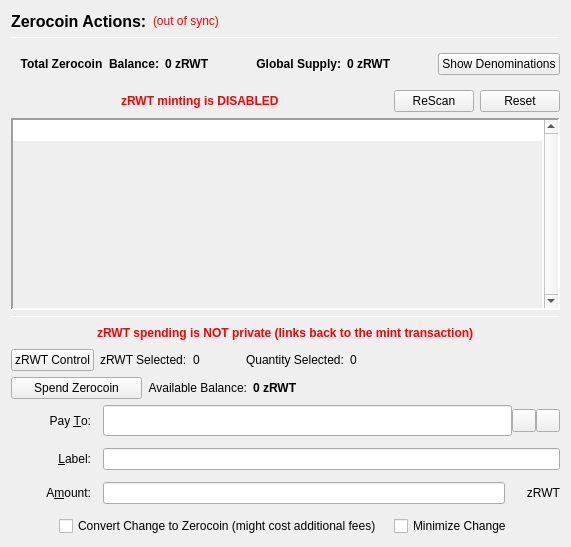
                  <widget class="QFrame" name="verticalFrameLeft">
                   <layout class="QVBoxLayout" name="verticalLayout_2">
                    <item>
                     <layout class="QVBoxLayout" name="verticalLayout_3">
                      <item>
                       <layout class="QHBoxLayout" name="horizontalLayout_3">
                        <item>
                         <widget class="QLabel" name="labelzRWTActions">
                          <property name="font">
                           <font>
                            <pointsize>12</pointsize>
                            <weight>75</weight>
                            <bold>true</bold>
                           </font>
                          </property>
                          <property name="text">
                           <string>Zerocoin Actions:</string>
                          </property>
                          <property name="alignment">
                           <set>Qt::AlignLeading|Qt::AlignLeft|Qt::AlignVCenter</set>
                          </property>
                         </widget>
                        </item>
                        <item>
                         <widget class="QLabel" name="labelzRWTSyncStatus">
                          <property name="toolTip">
                           <string>The displayed information may be out of date. Your wallet automatically synchronizes with the RWTaler network after a connection is established, but this process has not completed yet.</string>
                          </property>
                          <property name="styleSheet">
                           <string notr="true">QLabel { color: red; }</string>
                          </property>
                          <property name="text">
                           <string notr="true">(out of sync)</string>
                          </property>
                          <property name="alignment">
                           <set>Qt::AlignLeading|Qt::AlignLeft|Qt::AlignVCenter</set>
                          </property>
                         </widget>
                        </item>
                        <item>
                         <spacer name="horizontalSpacer">
                          <property name="orientation">
                           <enum>Qt::Horizontal</enum>
                          </property>
                          <property name="sizeHint" stdset="0">
                           <size>
                            <width>40</width>
                            <height>20</height>
                           </size>
                          </property>
                         </spacer>
                        </item>
                       </layout>
                      </item>
                      <item>
                       <widget class="Line" name="lineUpperLeft">
                        <property name="minimumSize">
                         <size>
                          <width>0</width>
                          <height>1</height>
                         </size>
                        </property>
                        <property name="maximumSize">
                         <size>
                          <width>16777215</width>
                          <height>1</height>
                         </size>
                        </property>
                        <property name="frameShadow">
                         <enum>QFrame::Sunken</enum>
                        </property>
                        <property name="orientation">
                         <enum>Qt::Horizontal</enum>
                        </property>
                       </widget>
                      </item>
                      <item>
                       <widget class="QFrame" name="balanceSupplyFrame">
                        <layout class="QHBoxLayout" name="horizontalLayout_2" stretch="0,0,0,1,0">
                         <property name="rightMargin">
                          <number>0</number>
                         </property>
                         <item>
                          <layout class="QHBoxLayout" name="horizontalLayout_34">
                           <item>
                            <widget class="QLabel" name="labelzAvailableText_3">
                             <property name="font">
                              <font>
                               <weight>75</weight>
                               <bold>true</bold>
                              </font>
                             </property>
                             <property name="toolTip">
                              <string>Total Balance including unconfirmed and immature zRWT</string>
                             </property>
                             <property name="text">
                              <string>Total Zerocoin  Balance:</string>
                             </property>
                             <property name="alignment">
                              <set>Qt::AlignRight|Qt::AlignTrailing|Qt::AlignVCenter</set>
                             </property>
                            </widget>
                           </item>
                           <item>
                            <widget class="QLabel" name="labelzAvailableAmount_4">
                             <property name="minimumSize">
                              <size>
                               <width>40</width>
                               <height>0</height>
                              </size>
                             </property>
                             <property name="font">
                              <font>
                               <weight>75</weight>
                               <bold>true</bold>
                              </font>
                             </property>
                             <property name="toolTip">
                              <string>Total Balance including unconfirmed and immature zRWT</string>
                             </property>
                             <property name="text">
                              <string>0 zRWT</string>
                             </property>
                             <property name="alignment">
                              <set>Qt::AlignLeading|Qt::AlignLeft|Qt::AlignVCenter</set>
                             </property>
                            </widget>
                           </item>
                          </layout>
                         </item>
                         <item>
                          <spacer name="horizontalSpacer_32">
                           <property name="orientation">
                            <enum>Qt::Horizontal</enum>
                           </property>
                           <property name="sizeHint" stdset="0">
                            <size>
                             <width>40</width>
                             <height>20</height>
                            </size>
                           </property>
                          </spacer>
                         </item>
                         <item>
                          <layout class="QHBoxLayout" name="horizontalLayout_35">
                           <item>
                            <widget class="QLabel" name="labelZsupplyText_2">
                             <property name="font">
                              <font>
                               <weight>75</weight>
                               <bold>true</bold>
                              </font>
                             </property>
                             <property name="text">
                              <string>Global Supply:</string>
                             </property>
                             <property name="alignment">
                              <set>Qt::AlignRight|Qt::AlignTrailing|Qt::AlignVCenter</set>
                             </property>
                            </widget>
                           </item>
                           <item>
                            <widget class="QLabel" name="labelZsupplyAmount_2">
                             <property name="font">
                              <font>
                               <weight>75</weight>
                               <bold>true</bold>
                              </font>
                             </property>
                             <property name="text">
                              <string>0 zRWT</string>
                             </property>
                            </widget>
                           </item>
                          </layout>
                         </item>
                         <item>
                          <spacer name="horizontalSpacer_31">
                           <property name="orientation">
                            <enum>Qt::Horizontal</enum>
                           </property>
                           <property name="sizeHint" stdset="0">
                            <size>
                             <width>40</width>
                             <height>20</height>
                            </size>
                           </property>
                          </spacer>
                         </item>
                         <item>
                          <widget class="QPushButton" name="pushButtonShowDenoms">
                           <property name="toolTip">
                            <string>Show zRWT denominations list</string>
                           </property>
                           <property name="text">
                            <string>Show Denominations</string>
                           </property>
                          </widget>
                         </item>
                        </layout>
                       </widget>
                      </item>
                      <item>
                       <layout class="QHBoxLayout" name="horizontalLayout_4">
                        <item>
                         <spacer name="horizontalSpacer_2">
                          <property name="orientation">
                           <enum>Qt::Horizontal</enum>
                          </property>
                          <property name="sizeHint" stdset="0">
                           <size>
                            <width>40</width>
                            <height>20</height>
                           </size>
                          </property>
                         </spacer>
                        </item>
                        <item>
                         <widget class="QLabel" name="label">
                          <property name="styleSheet">
                           <string notr="true">color: red;
font-weight: bold;</string>
                          </property>
                          <property name="text">
                           <string>zRWT minting is DISABLED</string>
                          </property>
                         </widget>
                        </item>
                        <item>
                         <spacer name="horizontalSpacer_3">
                          <property name="orientation">
                           <enum>Qt::Horizontal</enum>
                          </property>
                          <property name="sizeHint" stdset="0">
                           <size>
                            <width>40</width>
                            <height>20</height>
                           </size>
                          </property>
                         </spacer>
                        </item>
                        <item>
                         <widget class="QPushButton" name="pushButtonMintReset">
                          <property name="maximumSize">
                           <size>
                            <width>80</width>
                            <height>16777215</height>
                           </size>
                          </property>
                          <property name="toolTip">
                           <string>Rescan the complete blockchain for  Zerocoin mints and their meta-data.</string>
                          </property>
                          <property name="text">
                           <string>ReScan</string>
                          </property>
                         </widget>
                        </item>
                        <item>
                         <widget class="QPushButton" name="pushButtonSpentReset">
                          <property name="maximumSize">
                           <size>
                            <width>80</width>
                            <height>16777215</height>
                           </size>
                          </property>
                          <property name="toolTip">
                           <string>Reset Zerocoin Wallet DB. Deletes transactions that did not make it into the blockchain.</string>
                          </property>
                          <property name="text">
                           <string>Reset</string>
                          </property>
                         </widget>
                        </item>
                       </layout>
                      </item>
                      <item>
                       <widget class="QPlainTextEdit" name="TEMintStatus">
                        <property name="font">
                         <font>
                          <pointsize>8</pointsize>
                         </font>
                        </property>
                        <property name="toolTip">
                         <string>Status and/or Mesages from the last Mint Action.</string>
                        </property>
                        <property name="frameShape">
                         <enum>QFrame::Panel</enum>
                        </property>
                        <property name="frameShadow">
                         <enum>QFrame::Sunken</enum>
                        </property>
                        <property name="lineWidth">
                         <number>2</number>
                        </property>
                        <property name="midLineWidth">
                         <number>2</number>
                        </property>
                        <property name="verticalScrollBarPolicy">
                         <enum>Qt::ScrollBarAlwaysOn</enum>
                        </property>
                        <property name="horizontalScrollBarPolicy">
                         <enum>Qt::ScrollBarAlwaysOff</enum>
                        </property>
                        <property name="readOnly">
                         <bool>true</bool>
                        </property>
                        <property name="plainText">
                         <string notr="true"/>
                        </property>
                        <property name="backgroundVisible">
                         <bool>true</bool>
                        </property>
                       </widget>
                      </item>
                      <item>
                       <widget class="Line" name="line">
                        <property name="minimumSize">
                         <size>
                          <width>0</width>
                          <height>1</height>
                         </size>
                        </property>
                        <property name="maximumSize">
                         <size>
                          <width>16777215</width>
                          <height>1</height>
                         </size>
                        </property>
                        <property name="orientation">
                         <enum>Qt::Horizontal</enum>
                        </property>
                       </widget>
                      </item>
                      <item>
                       <layout class="QHBoxLayout" name="horizontalLayout_7">
                        <item>
                         <spacer name="horizontalSpacer_18">
                          <property name="orientation">
                           <enum>Qt::Horizontal</enum>
                          </property>
                          <property name="sizeHint" stdset="0">
                           <size>
                            <width>40</width>
                            <height>20</height>
                           </size>
                          </property>
                         </spacer>
                        </item>
                        <item>
                         <widget class="QLabel" name="label_2">
                          <property name="styleSheet">
                           <string notr="true">color: red;
font-weight: bold;</string>
                          </property>
                          <property name="text">
                           <string>zRWT spending is NOT private (links back to the mint transaction)</string>
                          </property>
                         </widget>
                        </item>
                        <item>
                         <spacer name="horizontalSpacer_30">
                          <property name="orientation">
                           <enum>Qt::Horizontal</enum>
                          </property>
                          <property name="sizeHint" stdset="0">
                           <size>
                            <width>40</width>
                            <height>20</height>
                           </size>
                          </property>
                         </spacer>
                        </item>
                       </layout>
                      </item>
                      <item>
                       <layout class="QHBoxLayout" name="horizontalLayout_24">
                        <property name="leftMargin">
                         <number>0</number>
                        </property>
                        <property name="bottomMargin">
                         <number>0</number>
                        </property>
                        <item>
                         <widget class="QPushButton" name="pushButtonZPivControl">
                          <property name="text">
                           <string>zRWT Control</string>
                          </property>
                         </widget>
                        </item>
                        <item>
                         <widget class="QLabel" name="labelzPivSelected">
                          <property name="text">
                           <string>zRWT Selected:</string>
                          </property>
                         </widget>
                        </item>
                        <item>
                         <widget class="QLabel" name="labelzPivSelected_int">
                          <property name="text">
                           <string>0</string>
                          </property>
                         </widget>
                        </item>
                        <item>
                         <spacer name="horizontalSpacer_17">
                          <property name="orientation">
                           <enum>Qt::Horizontal</enum>
                          </property>
                          <property name="sizeType">
                           <enum>QSizePolicy::Fixed</enum>
                          </property>
                          <property name="sizeHint" stdset="0">
                           <size>
                            <width>40</width>
                            <height>20</height>
                           </size>
                          </property>
                         </spacer>
                        </item>
                        <item>
                         <widget class="QLabel" name="labelQuantitySelected">
                          <property name="text">
                           <string>Quantity Selected:</string>
                          </property>
                         </widget>
                        </item>
                        <item>
                         <widget class="QLabel" name="labelQuantitySelected_int">
                          <property name="text">
                           <string>0</string>
                          </property>
                         </widget>
                        </item>
                        <item>
                         <spacer name="horizontalSpacer_19">
                          <property name="orientation">
                           <enum>Qt::Horizontal</enum>
                          </property>
                          <property name="sizeHint" stdset="0">
                           <size>
                            <width>40</width>
                            <height>20</height>
                           </size>
                          </property>
                         </spacer>
                        </item>
                       </layout>
                      </item>
                      <item>
                       <layout class="QHBoxLayout" name="horizontalLayout_6">
                        <item>
                         <widget class="QPushButton" name="pushButtonSpendzRWT">
                          <property name="minimumSize">
                           <size>
                            <width>131</width>
                            <height>0</height>
                           </size>
                          </property>
                          <property name="toolTip">
                           <string>Spend Zerocoin. Without 'Pay To:' address creates payments to yourself.</string>
                          </property>
                          <property name="text">
                           <string>Spend Zerocoin</string>
                          </property>
                         </widget>
                        </item>
                        <item>
                         <widget class="QLabel" name="labelzRWTBalanceText">
                          <property name="toolTip">
                           <string>Available (mature and spendable) zRWT for spending</string>
                          </property>
                          <property name="text">
                           <string>Available Balance:</string>
                          </property>
                          <property name="alignment">
                           <set>Qt::AlignRight|Qt::AlignTrailing|Qt::AlignVCenter</set>
                          </property>
                         </widget>
                        </item>
                        <item>
                         <widget class="QLabel" name="labelzAvailableAmount_2">
                          <property name="font">
                           <font>
                            <weight>75</weight>
                            <bold>true</bold>
                           </font>
                          </property>
                          <property name="toolTip">
                           <string>Available (mature and spendable) zRWT for spending

zRWT are mature when they have more than 20 confirmations AND more than 2 mints of the same denomination after them were minted</string>
                          </property>
                          <property name="text">
                           <string>0 zRWT</string>
                          </property>
                          <property name="alignment">
                           <set>Qt::AlignLeading|Qt::AlignLeft|Qt::AlignVCenter</set>
                          </property>
                         </widget>
                        </item>
                        <item>
                         <spacer name="horizontalSpacer_4">
                          <property name="orientation">
                           <enum>Qt::Horizontal</enum>
                          </property>
                          <property name="sizeHint" stdset="0">
                           <size>
                            <width>40</width>
                            <height>20</height>
                           </size>
                          </property>
                         </spacer>
                        </item>
                       </layout>
                      </item>
                      <item>
                       <layout class="QGridLayout" name="gridLayout_7">
                        <property name="spacing">
                         <number>12</number>
                        </property>
                        <item row="0" column="0">
                         <widget class="QLabel" name="payToLabel">
                          <property name="minimumSize">
                           <size>
                            <width>80</width>
                            <height>0</height>
                           </size>
                          </property>
                          <property name="text">
                           <string>Pay &amp;To:</string>
                          </property>
                          <property name="alignment">
                           <set>Qt::AlignRight|Qt::AlignTrailing|Qt::AlignVCenter</set>
                          </property>
                          <property name="buddy">
                           <cstring>payTo</cstring>
                          </property>
                         </widget>
                        </item>
                        <item row="0" column="1">
                         <layout class="QHBoxLayout" name="payToLayout">
                          <property name="spacing">
                           <number>0</number>
                          </property>
                          <item>
                           <widget class="QValidatedLineEdit" name="payTo">
                            <property name="enabled">
                             <bool>true</bool>
                            </property>
                            <property name="minimumSize">
                             <size>
                              <width>0</width>
                              <height>31</height>
                             </size>
                            </property>
                            <property name="toolTip">
                             <string>The RWTaler address to send the payment to. Creates local payment to yourself when empty.</string>
                            </property>
                           </widget>
                          </item>
                          <item>
                           <widget class="QToolButton" name="addressBookButton">
                            <property name="toolTip">
                             <string>Choose previously used address</string>
                            </property>
                            <property name="text">
                             <string/>
                            </property>
                            <property name="icon">
                             <iconset resource="../rwtaler.qrc">
                              <normaloff>:/icons/address-book</normaloff>:/icons/address-book</iconset>
                            </property>
                            <property name="shortcut">
                             <string>Alt+A</string>
                            </property>
                           </widget>
                          </item>
                          <item>
                           <widget class="QToolButton" name="pasteButton">
                            <property name="toolTip">
                             <string>Paste address from clipboard</string>
                            </property>
                            <property name="text">
                             <string/>
                            </property>
                            <property name="icon">
                             <iconset resource="../rwtaler.qrc">
                              <normaloff>:/icons/editpaste</normaloff>:/icons/editpaste</iconset>
                            </property>
                            <property name="shortcut">
                             <string>Alt+P</string>
                            </property>
                           </widget>
                          </item>
                         </layout>
                        </item>
                        <item row="1" column="0">
                         <widget class="QLabel" name="labelLabel">
                          <property name="minimumSize">
                           <size>
                            <width>80</width>
                            <height>0</height>
                           </size>
                          </property>
                          <property name="text">
                           <string>&amp;Label:</string>
                          </property>
                          <property name="alignment">
                           <set>Qt::AlignRight|Qt::AlignTrailing|Qt::AlignVCenter</set>
                          </property>
                          <property name="buddy">
                           <cstring>addAsLabel</cstring>
                          </property>
                         </widget>
                        </item>
                        <item row="1" column="1">
                         <widget class="QLineEdit" name="addAsLabel">
                          <property name="toolTip">
                           <string>Enter a label for this address to add it to the list of used addresses</string>
                          </property>
                         </widget>
                        </item>
                        <item row="2" column="0">
                         <widget class="QLabel" name="amountLabel">
                          <property name="minimumSize">
                           <size>
                            <width>80</width>
                            <height>0</height>
                           </size>
                          </property>
                          <property name="text">
                           <string>A&amp;mount:</string>
                          </property>
                          <property name="alignment">
                           <set>Qt::AlignRight|Qt::AlignTrailing|Qt::AlignVCenter</set>
                          </property>
                          <property name="buddy">
                           <cstring>zRWTpayAmount</cstring>
                          </property>
                         </widget>
                        </item>
                        <item row="2" column="1">
                         <layout class="QHBoxLayout" name="horizontalLayout_9">
                          <property name="spacing">
                           <number>0</number>
                          </property>
                          <item>
                           <widget class="QLineEdit" name="zRWTpayAmount"/>
                          </item>
                          <item>
                           <widget class="QLabel" name="labelzRWT">
                            <property name="minimumSize">
                             <size>
                              <width>55</width>
                              <height>0</height>
                             </size>
                            </property>
                            <property name="text">
                             <string>zRWT</string>
                            </property>
                            <property name="alignment">
                             <set>Qt::AlignRight|Qt::AlignTrailing|Qt::AlignVCenter</set>
                            </property>
                           </widget>
                          </item>
                         </layout>
                        </item>
                        <item row="3" column="0" colspan="2">
                         <layout class="QHBoxLayout" name="horizontalLayout_10">
                          <item>
                           <spacer name="horizontalSpacer_5">
                            <property name="orientation">
                             <enum>Qt::Horizontal</enum>
                            </property>
                            <property name="sizeHint" stdset="0">
                             <size>
                              <width>40</width>
                              <height>20</height>
                             </size>
                            </property>
                           </spacer>
                          </item>
                          <item>
                           <widget class="QCheckBox" name="checkBoxMintChange">
                            <property name="sizePolicy">
                             <sizepolicy hsizetype="MinimumExpanding" vsizetype="Fixed">
                              <horstretch>0</horstretch>
                              <verstretch>0</verstretch>
                             </sizepolicy>
                            </property>
                            <property name="layoutDirection">
                             <enum>Qt::LeftToRight</enum>
                            </property>
                            <property name="text">
                             <string>Convert Change to Zerocoin (might cost additional fees)</string>
                            </property>
                           </widget>
                          </item>
                          <item>
                           <widget class="QCheckBox" name="checkBoxMinimizeChange">
                            <property name="toolTip">
                             <string>If checked, the wallet tries to minimize the returning change instead of minimizing the number of spent denominations.</string>
                            </property>
                            <property name="text">
                             <string>Minimize Change</string>
                            </property>
                           </widget>
                          </item>
                          <item>
                           <spacer name="horizontalSpacer_6">
                            <property name="orientation">
                             <enum>Qt::Horizontal</enum>
                            </property>
                            <property name="sizeHint" stdset="0">
                             <size>
                              <width>40</width>
                              <height>20</height>
                             </size>
                            </property>
                           </spacer>
                          </item>
                         </layout>
                        </item>
                       </layout>
                      </item>
                     </layout>
                    </item>
                   </layout>
                  </widget>
